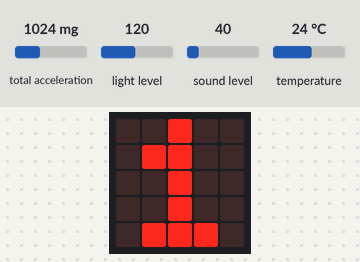
This program was run on a simulated BBC micro:bit (MakeCode). On the bench: the board's 5×5 LED display. The inputs (shaded band) are chosen by the test bench; at power-on: total acceleration 1024 mg, light level 120, sound level 40, temperature 24 °C.

Above: at 0.1 s.
At 0.9 s:
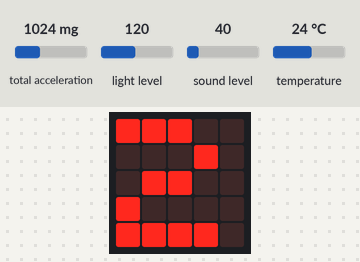
At 2.6 s:
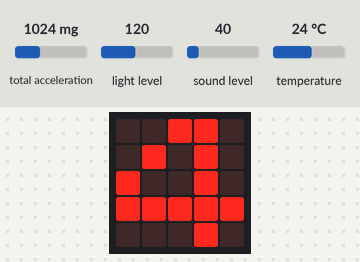
At 5.2 s:
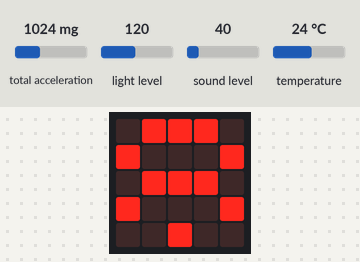
At 5.7 s:
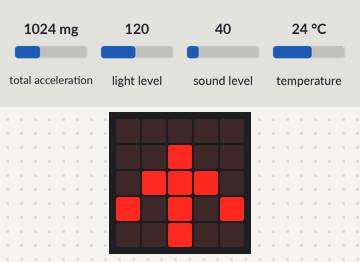
At 6.2 s:
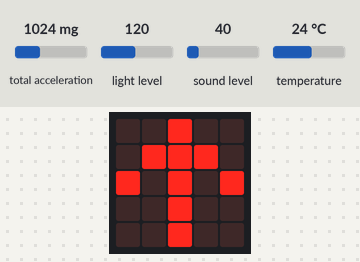

Measured:
- what the display in image 1 shows lasts 0.8 s, from 0.9 s to 1.7 s
- what the display in image 3 shows lasts 0.5 s, from 5.1 s to 5.6 s

The program:

main.ts
```typescript
basic.showNumber(1)
ESP8266_IoT.initWIFI(SerialPin.P8, SerialPin.P12, BaudRate.BaudRate115200)
basic.showNumber(2)
ESP8266_IoT.connectWifi("Deez", "willwood")
basic.showNumber(3)
ESP8266_IoT.connectThingSpeak()
basic.showNumber(4)
ESP8266_IoT.setData(
"VRKF9D4KWMU0X6MH",
input.temperature(),
input.soundLevel(),
input.lightLevel(),
input.acceleration(Dimension.Strength)
)
basic.showNumber(5)
ESP8266_IoT.uploadData()
basic.showNumber(6)
if (ESP8266_IoT.wifiState(true)) {
    basic.showLeds(`
        . # # # .
        # . . . #
        . # # # .
        # . . . #
        . . # . .
        `)
} else {
    basic.showLeds(`
        # . . . #
        . # . # .
        . . # . .
        . # . # .
        # . . . #
        `)
}
basic.forever(function () {
    ESP8266_IoT.setData(
    "VRKF9D4KWMU0X6MH",
    input.temperature(),
    input.soundLevel(),
    input.lightLevel(),
    input.acceleration(Dimension.Strength)
    )
    basic.showLeds(`
        . . . . .
        . . # . .
        . # # # .
        # . # . #
        . . # . .
        `)
    ESP8266_IoT.uploadData()
    basic.showLeds(`
        . . # . .
        . # # # .
        # . # . #
        . . # . .
        . . # . .
        `)
})
```

test.ts
```typescript
// testene settes inn her; disse vil ikke kompilert så lenge denne pakken blir brukt som en utvidelse.
```
